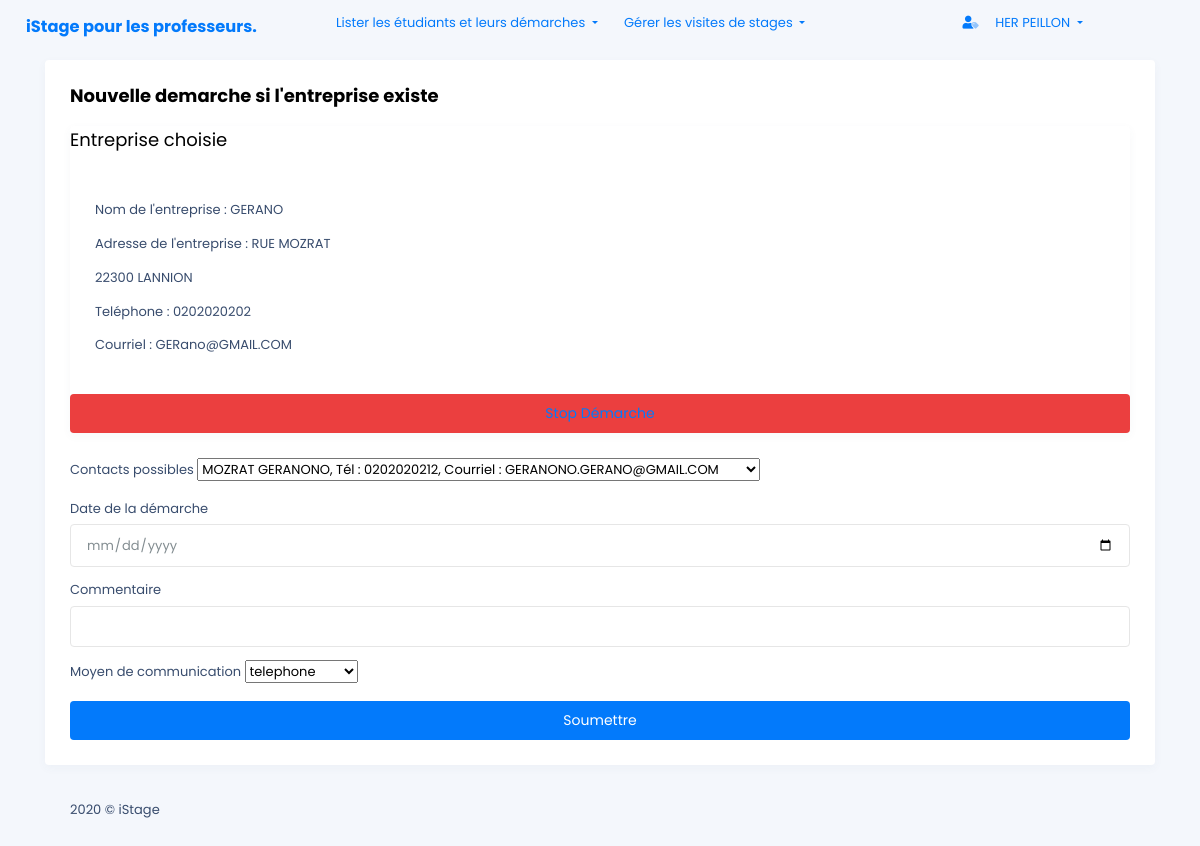
Screenshot of /front_end/creer_demarche.php?id=2 (signed in) with the database file from the repository.
### tables this page shows
CREATE TABLE IF NOT EXISTS ENTREPRISE
 (
   ID_ENTREPRISE SMALLINT AUTO_INCREMENT ,
   NOM_ENTREPRISE CHAR(32) NOT NULL  ,
   ADRESSE_ENTREPRISE CHAR(255) NOT NULL  ,
   CP_ENTREPRISE CHAR(5) NOT NULL  ,
   VILLE_ENTREPRISE CHAR(32) NOT NULL  ,
   TEL_ENTREPRISE CHAR(10) NOT NULL  ,
   EMAIL_ENTREPRISE CHAR(32) NOT NULL  ,
   REFUS_ANNEESIO1 BOOLEAN NOT NULL DEFAULT FALSE ,
   REFUS_ANNEE_SIO2 BOOLEAN NOT NULL  DEFAULT FALSE
   , PRIMARY KEY (ID_ENTREPRISE) 
 );

### back_end/recherche_entreprise.php (called while the page is built)
<?php
$id= $_GET['id'];
$stmt = $db->prepare(
    "SELECT  NOM_ENTREPRISE,ADRESSE_ENTREPRISE, CP_ENTREPRISE,
       VILLE_ENTREPRISE,TEL_ENTREPRISE,EMAIL_ENTREPRISE,REFUS_ANNEESIO1
       FROM entreprise
       WHERE ENTREPRISE.ID_ENTREPRISE=:id;"
);
$stmt->bindValue(':id', $id, PDO::PARAM_INT);
$stmt->execute();
$entreprise = $stmt->fetch(PDO::FETCH_BOTH);
$stmt = $db->prepare(
    "SELECT  ID_SALARIE,NOM_SALARIE,PRENOM_SALARIE,TEL_SALARIE,EMAIL_SALARIE
      FROM salarie INNER JOIN entreprise
          ON SALARIE.ID_ENTREPRISE=ENTREPRISE.ID_ENTREPRISE
      WHERE ENTREPRISE.ID_ENTREPRISE=:id;"
);
$stmt->bindValue(':id', $id, PDO::PARAM_INT);
$stmt->execute();
$contacts = $stmt->fetchAll(PDO::FETCH_BOTH);
$stmt = $db->prepare("SELECT  ID_MOYEN,LIBELLE_MOYEN  FROM moyencom;");
$stmt->execute();
$moyens = $stmt->fetchAll(PDO::FETCH_BOTH);
?>

### front_end/creer_demarche.php (the view, shortened to what this page needs)
<!DOCTYPE html>
<html lang="en">
<?php
    include_once '../includes/header.php';
    include_once '../back_end/recherche_entreprise.php';
?>
<body>
<?php
    include_once '../includes/barnav.php';
?>
    <div class="lime-container">
        <div class="lime-body">
            <div class="container">
                <div class="row">
                    <div class="col-md-12">
                        <div class="card">
                            <div class="card-body">
                                <h5 class="card-title">Nouvelle demarche si l'entreprise existe</h5>
                                <div class="card">
                                  <p class="card-title">Entreprise choisie</p>
                                    <div class="card-body">
                                    <p class="card-text">Nom de l'entreprise : <?php echo $entreprise['NOM_ENTREPRISE'];?></p>
                                    <p class="card-text">Adresse de l'entreprise : <?php echo $entreprise['ADRESSE_ENTREPRISE'];?></p>
                                    <p class="card-text"><?php echo $entreprise['CP_ENTREPRISE'].' '.$entreprise['VILLE_ENTREPRISE'];?></p>
                                    <p class="card-text">Teléphone : <?php echo $entreprise['TEL_ENTREPRISE'];?></p>
                                    <p class="card-text"> Courriel : <?php echo $entreprise['EMAIL_ENTREPRISE'];?></p>
                                    </div>
                                    <button type="button" name="stop_demarche" id="stop_demarche"
                                            class="btn btn-block btn-danger btn-lg"><a href="../back_end/stop_demarche.php?id=<?php echo $id?>">Stop Démarche</a></button>
                                </div>
                                <form method="POST" id="creer_demarche" name="creer_demarche" class="mt-4">
                                    <div class="form-group">
                                        <label for="contact">Contacts possibles  </label>
                                        <select   name="id_contact" id="id_contact"  required  >
                                        <?php foreach ($contacts as $contact) { ?>
                                             <option value="<?php echo $contact['ID_SALARIE']?>"><?php echo $contact['PRENOM_SALARIE'].' '.$contact['NOM_SALARIE'].', Tél :  '.$contact['TEL_SALARIE'].', Courriel :  '.$contact['EMAIL_SALARIE'] ?></option>
                                           <?php } ?>
                                        </select>
                                    </div>
                                    <div class="form-group">
                                        <label for="date">Date de la démarche</label>
                                        <input type="date" class="form-control " id="date_dem"  name="date_dem"  required >
                                    </div>
                                    <div class="form-group">
                                        <label for="comment">Commentaire </label>
                                        <input type="text" class="form-control " id="comment"  name="comment"  required>
                                    </div>
                                    <div class="form-group">
                                        <label for="moyen">Moyen de communication</label>
                                        <select   name="id_moyen" id="moyen_com" required>
                                           <?php foreach ($moyens as $moyen) { ?>
                                             <option value="<?php echo $moyen['ID_MOYEN']?>"><?php echo $moyen['LIBELLE_MOYEN']?></option>
                                           <?php } ?>
                                        </select>
                                    </div>
                                    <div class="mt-3">
                                        <button type="submit" name="creer_demarche" id="creer_demarche"
                                            class="btn btn-block btn-primary btn-lg">Soumettre</button>
                                    </div>
                                </form>
                            </div>
                        </div>
                    </div>
                </div>
            </div>
        </div>
        <div class="lime-footer">
            <div class="container">
                <div class="row">
                    <div class="col-md-12">
                        <span class="footer-text">2020 © iStage</span>
                    </div>
                </div>
            </div>
        </div>
    </div>
</body>
</html>

### assets/css/custom.css (style rules this page uses)
body { font-size: 1rem; font-family: Roboto, sans-serif; font-weight: initial; line-height: normal; -webkit-font-smoothing: antialiased }
.h1, .h2, .h3, .h4, .h5, .h6, h1, h2, h3, h4, h5, h6 { font-weight: 700 }
label { line-height: 1.3rem }
.h5, h5 { font-size: 1rem }
body, html { overflow-x: hidden; padding-right: 0 !important }
* { box-sizing: border-box }

### rows the page displays
entreprise: NOM_ENTREPRISE "GERANO", ADRESSE_ENTREPRISE "RUE MOZRAT", CP_ENTREPRISE "22300", VILLE_ENTREPRISE "LANNION", TEL_ENTREPRISE "0202020202", EMAIL_ENTREPRISE "GERano@GMAIL.COM"

### other values shown
$_SESSION['prenom'] "HER"
$_SESSION['nom'] "PEILLON"
form field id_contact "MOZRAT GERANONO, Tél : 0202020212, Courriel : GERANONO.GERANO@GMAIL.COM"
form field id_moyen "telephone"
